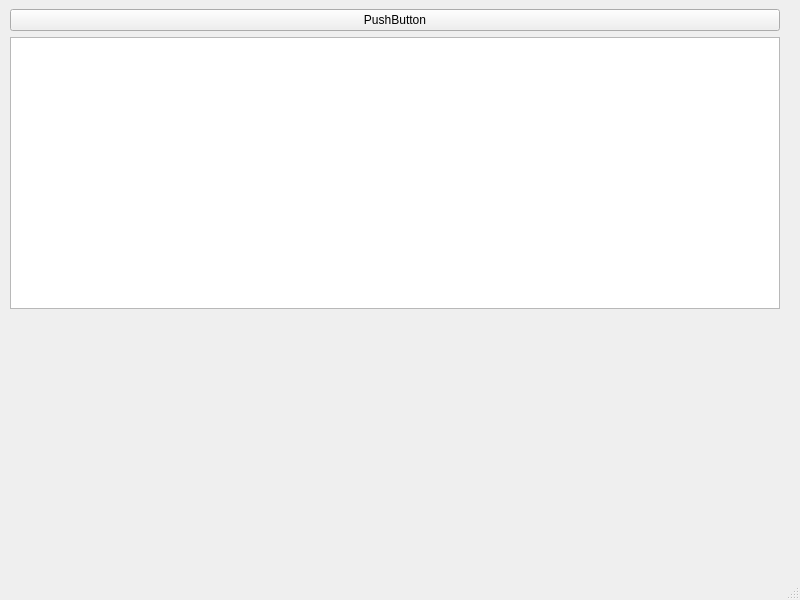
<?xml version="1.0" encoding="UTF-8"?>
<ui version="4.0">
 <class>MainWindow</class>
 <widget class="QMainWindow" name="MainWindow">
  <property name="geometry">
   <rect>
    <x>0</x>
    <y>0</y>
    <width>800</width>
    <height>600</height>
   </rect>
  </property>
  <property name="windowTitle">
   <string>MainWindow</string>
  </property>
  <widget class="QWidget" name="centralwidget">
   <widget class="QWidget" name="verticalLayoutWidget">
    <property name="geometry">
     <rect>
      <x>10</x>
      <y>9</y>
      <width>770</width>
      <height>300</height>
     </rect>
    </property>
    <layout class="QVBoxLayout" name="verticalLayout">
     <item>
      <widget class="QPushButton" name="pushbut">
       <property name="text">
        <string>PushButton</string>
       </property>
      </widget>
     </item>
     <item>
      <widget class="QTableWidget" name="tableWidget"/>
     </item>
    </layout>
   </widget>
  </widget>
  <widget class="QMenuBar" name="menubar">
   <property name="geometry">
    <rect>
     <x>0</x>
     <y>0</y>
     <width>800</width>
     <height>18</height>
    </rect>
   </property>
  </widget>
  <widget class="QStatusBar" name="statusbar"/>
 </widget>
 <resources/>
 <connections/>
</ui>
